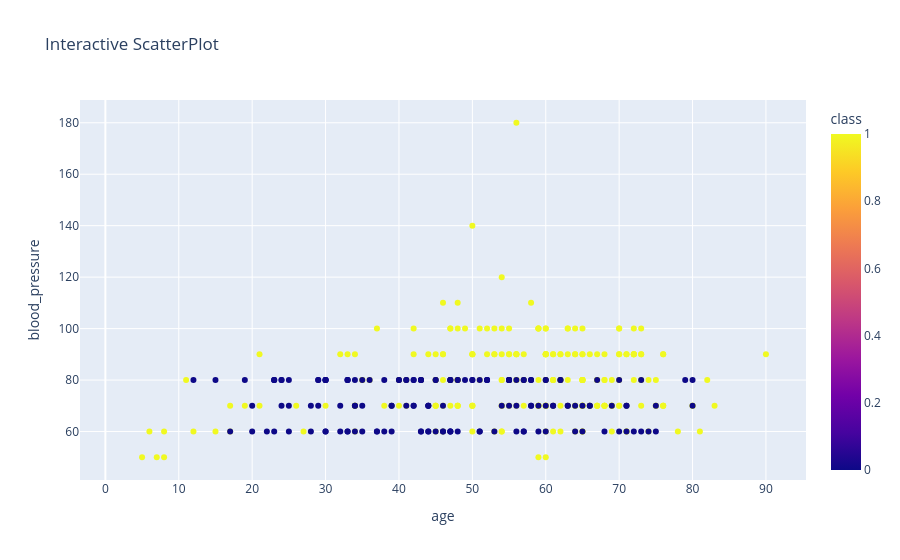

Notebook source saved alongside this figure:
### Code cell
# other method called>> Hover Data
fig = px.scatter(df, x= 'age', y= 'blood_pressure', color= 'class', hover_data=['serum_creatinine', 'haemoglobin'], title= "Interactive ScatterPlot")
fig.show()

### Figure 1 — Plotly figure (JSON) as saved in the notebook; plotly's stock layout.template omitted (floating-point values rounded to 4 significant figures; data arrays with more than 128 entries replaced by an {"elided": "..."} marker saying what was removed)
{"data": [{"customdata": {"elided": "400x2 float values"}, "hovertemplate": "age=%{x}<br>blood_pressure=%{y}<br>serum_creatinine=%{customdata[0]}<br>haemoglobin=%{customdata[1]}<br>class=%{marker.color}<extra></extra>", "legendgroup": "", "marker": {"color": {"elided": "400 int values"}, "coloraxis": "coloraxis", "symbol": "circle"}, "mode": "markers", "name": "", "orientation": "v", "showlegend": false, "type": "scatter", "x": {"elided": "400 float values"}, "xaxis": "x", "y": {"elided": "400 float values"}, "yaxis": "y"}], "layout": {"coloraxis": {"colorbar": {"title": {"text": "class"}}, "colorscale": [[0, "#0d0887"], [0.1111, "#46039f"], [0.2222, "#7201a8"], [0.3333, "#9c179e"], [0.4444, "#bd3786"], [0.5556, "#d8576b"], [0.6667, "#ed7953"], [0.7778, "#fb9f3a"], [0.8889, "#fdca26"], [1, "#f0f921"]]}, "legend": {"tracegroupgap": 0}, "title": {"text": "Interactive ScatterPlot"}, "xaxis": {"anchor": "y", "domain": [0, 1], "title": {"text": "age"}}, "yaxis": {"anchor": "x", "domain": [0, 1], "title": {"text": "blood_pressure"}}}}
